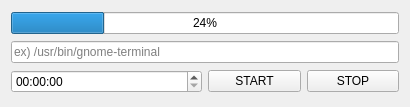
<?xml version="1.0" encoding="UTF-8"?>
<ui version="4.0">
 <class>Form</class>
 <widget class="QWidget" name="Form">
  <property name="geometry">
   <rect>
    <x>0</x>
    <y>0</y>
    <width>410</width>
    <height>107</height>
   </rect>
  </property>
  <property name="windowTitle">
   <string>Form</string>
  </property>
  <layout class="QVBoxLayout" name="verticalLayout">
   <item>
    <widget class="QProgressBar" name="progressBar">
     <property name="value">
      <number>24</number>
     </property>
    </widget>
   </item>
   <item>
    <widget class="QLineEdit" name="lineEdit__cmd">
     <property name="placeholderText">
      <string>ex) /usr/bin/gnome-terminal</string>
     </property>
    </widget>
   </item>
   <item>
    <layout class="QHBoxLayout" name="horizontalLayout_2">
     <item>
      <widget class="QTimeEdit" name="timeEdit__timer">
       <property name="displayFormat">
        <string>hh:mm:ss</string>
       </property>
      </widget>
     </item>
     <item>
      <layout class="QHBoxLayout" name="horizontalLayout">
       <item>
        <widget class="QPushButton" name="pushButton__start">
         <property name="text">
          <string>START</string>
         </property>
        </widget>
       </item>
       <item>
        <widget class="QPushButton" name="pushButton__stop">
         <property name="text">
          <string>STOP</string>
         </property>
        </widget>
       </item>
      </layout>
     </item>
    </layout>
   </item>
  </layout>
 </widget>
 <resources/>
 <connections/>
</ui>
